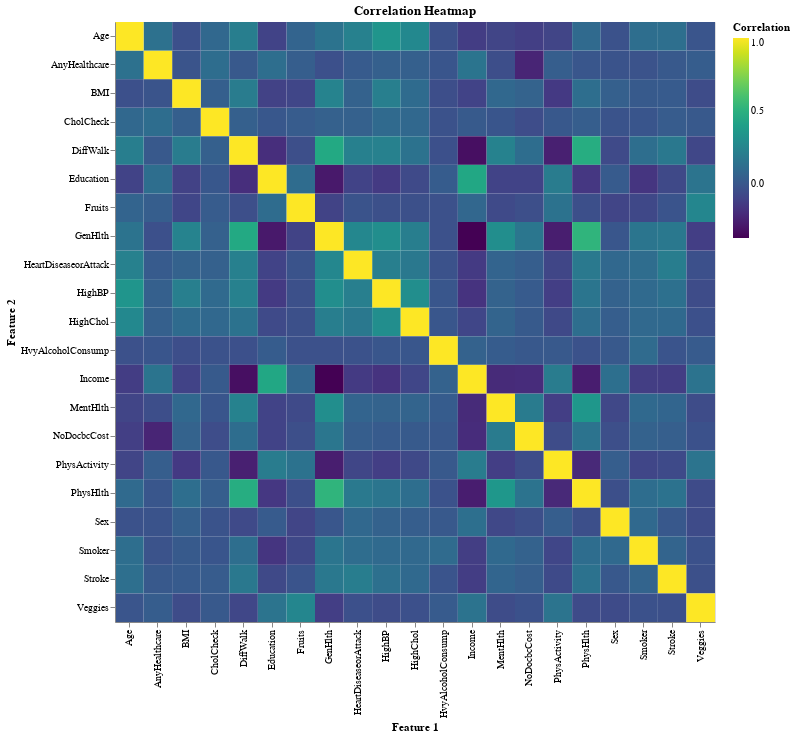

The code cell stored with this chart in its notebook:
### Code cell
# Create correlation chart
correlation_matrix = X_train.corr()
correlation_long = correlation_matrix.reset_index().melt(id_vars='index')
correlation_long.columns = ['Feature 1', 'Feature 2', 'Correlation']

alt.Chart(correlation_long).mark_rect().encode(
    x='Feature 1:O',
    y='Feature 2:O',
    color=alt.Color('Correlation:Q', scale=alt.Scale(scheme='viridis')),
    tooltip=['Feature 1', 'Feature 2', 'Correlation']
).properties(
    width=600,
    height=600,
    title="Correlation Heatmap"
)

### Figure 1 — Vega-Lite specification as saved in the notebook (floating-point values rounded to 4 significant figures; data arrays with more than 128 entries replaced by an {"elided": "..."} marker saying what was removed)
{"config": {"view": {"continuousWidth": 300, "continuousHeight": 300}}, "data": {"name": "data-ca83a3be404ee13d03d21a3802693b04"}, "mark": {"type": "rect"}, "encoding": {"color": {"field": "Correlation", "scale": {"scheme": "viridis"}, "type": "quantitative"}, "tooltip": [{"field": "Feature 1", "type": "nominal"}, {"field": "Feature 2", "type": "nominal"}, {"field": "Correlation", "type": "quantitative"}], "x": {"field": "Feature 1", "type": "ordinal"}, "y": {"field": "Feature 2", "type": "ordinal"}}, "height": 600, "title": "Correlation Heatmap", "width": 600, "$schema": "https://vega.github.io/schema/vega-lite/v5.15.1.json", "datasets": {"data-ca83a3be404ee13d03d21a3802693b04": {"elided": "441 records"}}}
